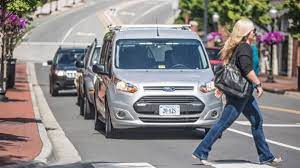
#> input picture Image_Analysis/street_car.jpg, 300 x 168 px
$ python Blur.py
#> lines starting #> are read from the running program, lines starting #| are printed output that depends on the picture
import cv2
import numpy as np

image = cv2.imread('street_car.jpg')
#> image is the input picture: shape (168, 300, 3); mean B, G, R 133.2, 132.9, 135.6

blur_image = np.hstack([cv2.blur(image, (3, 3)),
                        cv2.blur(image, (5, 5)),
                        cv2.blur(image, (7, 7))])
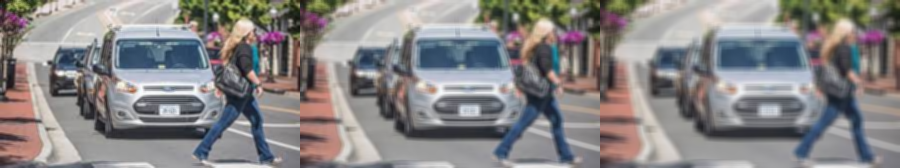
#> blur_image: shape (168, 900, 3); mean B, G, R 133.2, 132.9, 135.6

gaussian_blur_image = np.hstack([cv2.GaussianBlur(image, (3, 3), 0),
                                 cv2.GaussianBlur(image, (5, 5), 0),
                                 cv2.GaussianBlur(image, (7, 7), 0)])

cv2.imshow("Blur Image", blur_image)
cv2.imshow("Gaussian Blur Image", gaussian_blur_image)
cv2.waitKey(0)


"""
Points to be noted:
A smaller standard deviation results in a narrower Gaussian distribution,
meaning that neighboring pixels close to the center pixel will be weighted more heavily.
"""
